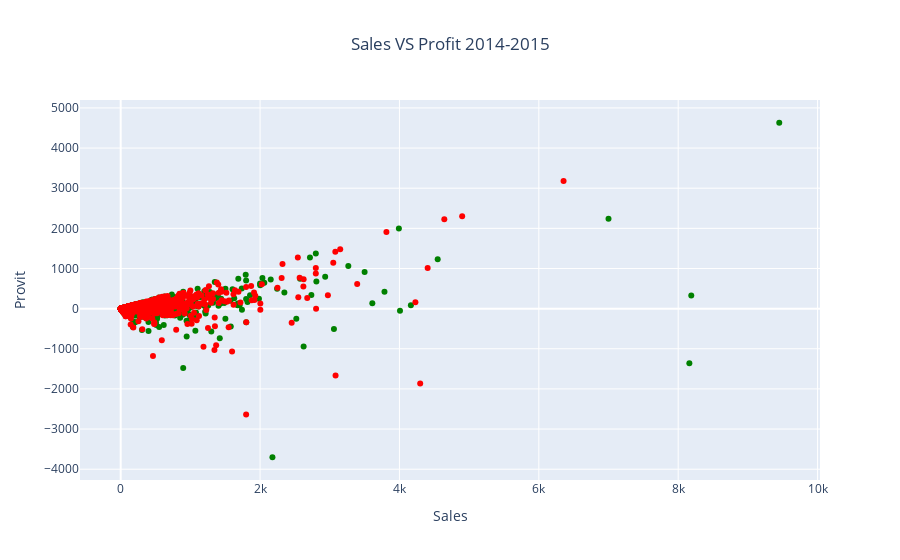

The code cell stored with this chart in its notebook:
### Markdown cell above
make a scatter plot

### Code cell
data = go.Scatter(
    x=df_2014_2015_concat.sales,
    y=df_2014_2015_concat.profit,
    mode="markers",
    marker={
        "color": df_2014_2015_concat.marker_color,
    },
    name="Sales VS Profit 2014-2015"
)

# add layout variables
layout = {
    "title": {
        "text" : "Sales VS Profit 2014-2015",
        "x": 0.5, # the value x has values from 0 to 1. if using 0.5 it is in the middle
    },
    "xaxis": { # add labels on the x axis
        "title": "Sales",
    },
    "yaxis": { # add labels on the y axis
        "title": "Provit",
    }
}

# we create an object figure

fig = go.Figure(data=data, layout=layout)
iplot(fig)

### Figure 1 — Plotly figure (JSON) as saved in the notebook; plotly's stock layout.template omitted (floating-point values rounded to 4 significant figures; data arrays with more than 128 entries replaced by an {"elided": "..."} marker saying what was removed)
{"data": [{"marker": {"color": {"elided": "4094 str values"}}, "mode": "markers", "name": "Sales VS Profit 2014-2015", "type": "scatter", "x": {"elided": "4094 float values"}, "y": {"elided": "4094 float values"}}], "layout": {"title": {"text": "Sales VS Profit 2014-2015", "x": 0.5}, "xaxis": {"title": {"text": "Sales"}}, "yaxis": {"title": {"text": "Provit"}}}}
